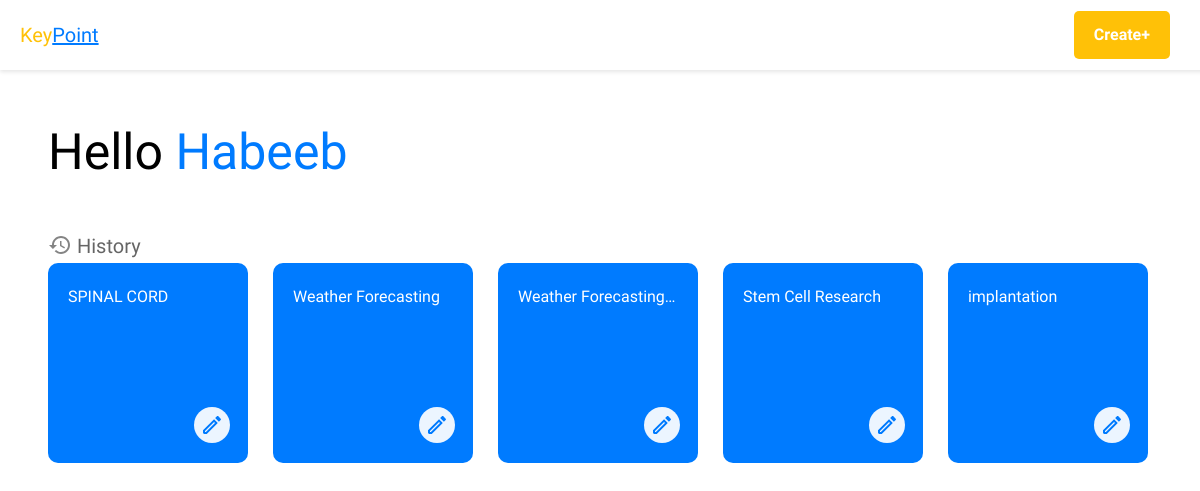
The app's page / (signed in) with its own data.
### home/models.py (models this page shows, shortened)
class SavedData(models.Model):
    author = models.ForeignKey(User, on_delete=models.CASCADE)
    title = models.CharField(max_length=60, unique=True)
    data = models.TextField()
    slug = models.SlugField(max_length=100, unique=True, blank=True)

### home/views.py (the view)
# urls.py: path("", homePageView, name='home'),
def homePageView(request):
    if request.user.is_authenticated:
        user_data = SavedData.objects.filter(author=request.user)
        reversed_user_data = user_data[::-1]
        context = {
            'historical_chats':reversed_user_data
        }
        return render(request, 'home.html', context)
    else:
        return render(request, 'home.html')

### home/templates/home.html (shortened to what this page needs)
{% extends 'base.html' %}
{% block content %}
{% load socialaccount %}
{% if user.is_authenticated %}
<header class="header">
    <div class="logo">
        <a href="{% url 'home' %}">
        <strong style="color: #ffc107; display: inline-block;">Key</strong><div style="text-decoration: underline; color: #007bff; display: inline-block;">Point</div>
        </a>
    </div>
    <nav class="navigation">
        <ul>
            <li class="boxed-link"><a href="{% url 'emphasis' %}"><div>Create+</div></a></li>
        </ul>
    </nav>
</header>
<main class="home-content">
<div class="name"  id="text-container">
Hello <strong class="name-color"><a href="{% url 'settings' %}">{{user.username}}</a></strong>
</div><br>
<div class="h3-container" style="opacity: 60%;">
    <div class="history">
        History
    </div>
</div>
<div class="scroll-container">
    <div class="container">
        {% if historical_chats %}
            {% for data in historical_chats %}
            <div class="square-box">
                <a href="{% url 'detail' data.slug %}" class="box-link">
                    <div class="box-content">{{ data.title }}</div>
                </a>
                <a href="{% url 'edit' data.slug %}" class="edit-link">
                </a>
            </div>
            {% endfor %}
        {% else %}
        <div class="no-history-box">
            <div class="no-history-box-content" style="opacity: 50%;">No data</div>
        </div>
        {% endif %}
    </div>
</div>
</main>
{% endif %}
{% endblock %}

### home/static/css/styles.css (style rules this page uses)
body, html { font-family: 'Google Sans', sans-serif; font-size: 20px; line-height: 1.7; }
.home-content { margin-top: 70px; padding: 40px; }
.header { height: 30px; background-color:white; padding: 20px; display: flex; justify-content: space-between; align-items: center; box-shadow: 0 2px 4px rgba(0, 0, 0, 0.1); position: fixed; top: 0; left: 0; right: 0; width: 100%; }
.navigation ul { list-style: none; padding: 0; margin: 0; }
.navigation ul li { display: inline-block; }
.navigation ul li a { text-decoration: none; color: #007bff; font-weight: bold; font-size: 16px; transition: color 0.3s; }
.boxed-link { margin-right: 50px; }
.boxed-link div { background-color: #ffc107; padding: 10px 20px; border-radius: 5px; color: #fff; font-weight: bold; }
strong { font-weight: 500; }
.history_svg { margin-bottom: -3.5px; color: #007bff; }
#text-container a { text-decoration: none; color: #007bff; }
#text-container strong { color: #007bff; }
.scroll-container { overflow-x: auto; white-space: nowrap; scrollbar-width: thin; }
.container { display: inline-block; }
.square-box { position: relative; width: 180px; height: 180px; background-color: #007bff; display: inline-block; margin-right: 20px; border-radius: 10px; padding: 10px; transition: background-color 0.3s; }
.box-link { display: block; width: 100%; height: 100%; text-decoration: none; }
.box-content { color: #fff; font-size: 16px; padding: 10px; overflow: hidden; text-overflow: ellipsis; white-space: nowrap; }
.edit-link { position: absolute; bottom: 10px; right: 18px; }
.edit-link-svg { background-color: rgba(255, 255, 255, 0.925); fill: #007bff; border-radius: 50px; padding: 6px; }
.name { font-size: 50px; }
.name-color { color: #007bff; text-transform: capitalize; }

### records on screen
SavedData: title "SPINAL CORD"
SavedData: title "Weather Forecasting"
SavedData: title "Weather Forecasting…"
SavedData: title "Stem Cell Research"
SavedData: title "implantation"

### other values on screen
{{ user.username }} "Habeeb"
